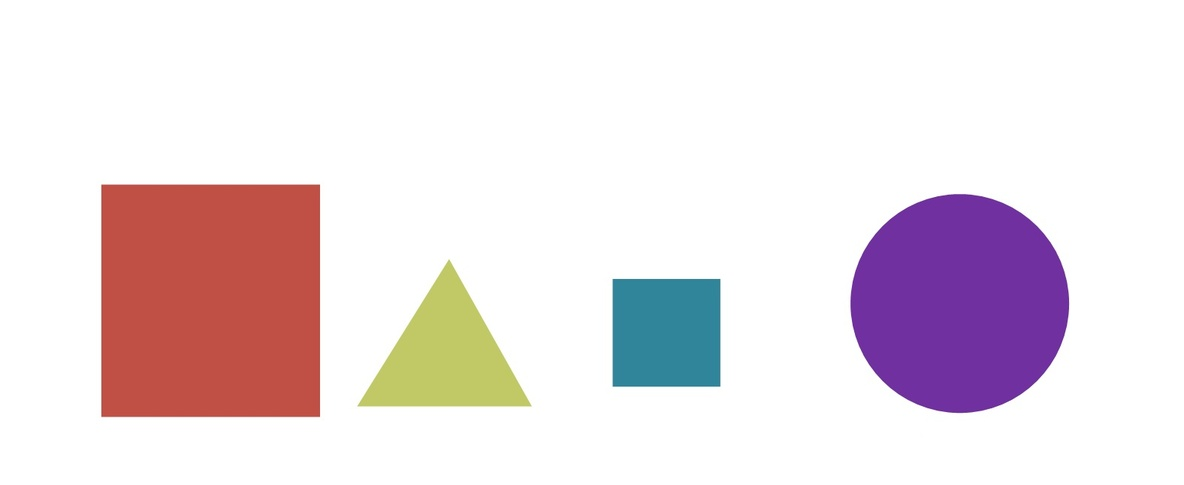
#> input picture SRC/images/bunchofshapes.jpg, 1184 x 485 px, shrunk from 1576 x 645 before the run
$ python 2_moments_sorting_approximating.py
#> lines starting #> are read from the running program, lines starting #| are printed output that depends on the picture; after the words box and inside, x2 and y2 are one past the last pixel; in counts of white or black regions, pixels touching at a corner belong together
import cv2
from matplotlib import pyplot as plt

"""
In this lesson we'll learn to:

    1: Sort Contours by Area
    2: Sort by Left to Right (Great for OCR)
    3: Approximate Contours
    4: Convex Hull
    5: Matching Contours

"""


# Define our imshow function
def imshow(title="Image", img=None, size=10, save=True):
    # we have added the size parameter to control de fig-size of the image while plotting with matplotlib, for that
    # we obtain the aspect ratio of the image dividing the width by the height.
    h, w = img.shape[0], img.shape[1]
    aspect_ratio = w / h
    plt.figure(figsize=(size * aspect_ratio, size))
    plt.imshow(cv2.cvtColor(img, cv2.COLOR_BGR2RGB))
    plt.axis('off')
    plt.title(title)
    if save:
        plt.savefig(f"../outputs/c2_image_segmentation/2_moments_sorting_approximating/{title}.png")
    plt.show()


# ----------------------------------------
#       1: Sort Contours by Area
# ----------------------------------------

# Load our image
image = cv2.imread('../../SRC/images/bunchofshapes.jpg')
#> image is the input picture: shape (485, 1184, 3); mean B, G, R 226.8, 222.3, 234.4
imshow('Original Image', image)

# Grayscale our image
gray = cv2.cvtColor(image, cv2.COLOR_BGR2GRAY)

# Find Canny edges
edged = cv2.Canny(gray, 50, 200)
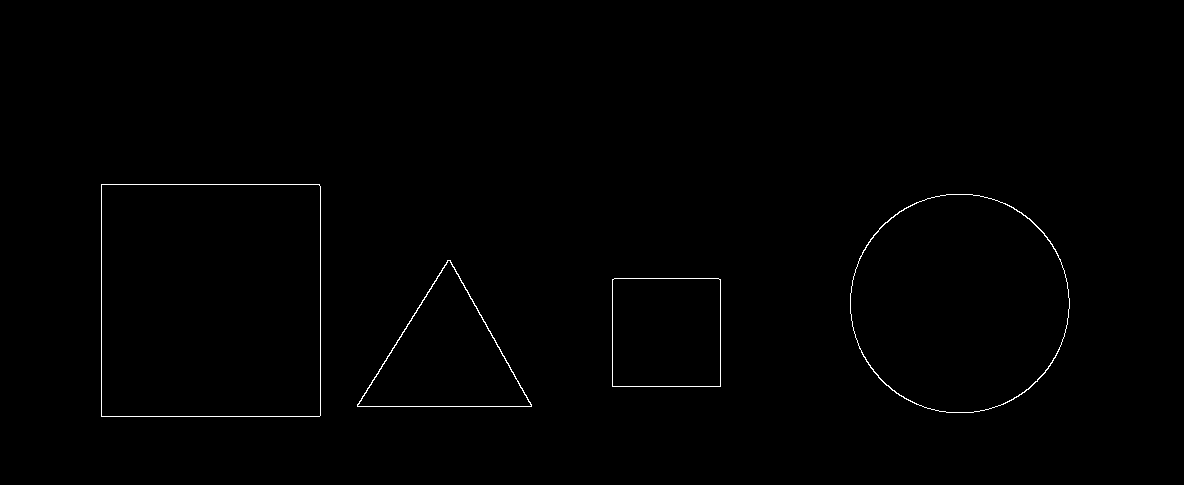
#> edged: shape (485, 1184); 0.48% white in thin lines or dots, all inside (x1, y1, x2, y2) = (101, 184, 1070, 417)
imshow('Canny Edges', edged)

# Find contours and print how many were found
contours, hierarchy = cv2.findContours(edged.copy(), cv2.RETR_EXTERNAL, cv2.CHAIN_APPROX_NONE)
#> contours = 4 contours; box (x1, y1, x2, y2) and area: (101, 184, 321, 417) 50806, (850, 194, 1070, 413) 37632, (357, 260, 532, 407) 12974, (612, 278, 721, 387) 11661
print("Number of contours found = ", len(contours))
#| Number of contours found =  4

# Draw all contours over blank image
cv2.drawContours(image, contours, -1, (0, 255, 0), 3)
#> image: shape (485, 1184, 3); 2.1% of pixels changed, all inside (x1, y1, x2, y2) = (99, 182, 1072, 419)
imshow('All Contours', image)


# Function we'll use to display contour area

def get_contour_areas(contours):
    """returns the areas of all contours as list"""
    all_areas = []
    for cnt in contours:
        area = cv2.contourArea(cnt)
        all_areas.append(area)
#> this loop made 4 passes
#> area on passes 1 to 4: 11661, 12974.5, 37631.5, 50806
#> after the loop, all_areas = [11661, 12974.5, 37631.5, 50806]
    return all_areas


image = cv2.imread('../../SRC/images/bunchofshapes.jpg')

# Let's print the areas of the contours before sorting
print("Contour Areas before sorting...")
print(get_contour_areas(contours))
#| [11661.0, 12974.5, 37631.5, 50806.0]

# Sort contours large to small by area
sorted_contours = sorted(contours, key=cv2.contourArea, reverse=True)
#> sorted_contours has the same summary as contours

print("Contour Areas after sorting...")
print(get_contour_areas(sorted_contours))
#> the loop in get_contour_areas (call 2), `for cnt in contours:` made 4 passes
#| [50806.0, 37631.5, 12974.5, 11661.0]

# Iterate over our contours and draw one at a time
for (i, c) in enumerate(sorted_contours):
    M = cv2.moments(c)
    cx = int(M['m10'] / M['m00'])
    cy = int(M['m01'] / M['m00'])
    cv2.putText(image, str(i + 1), (cx, cy), cv2.FONT_HERSHEY_SIMPLEX, 2, (0, 255, 0), 3)
    cv2.drawContours(image, [c], -1, (255, 0, 0), 3)
#> this loop made 4 passes
#> (cx, cy) on passes 1 to 4: (210, 300), (959, 303), (445, 356), (666, 332)

imshow('Contours by area', image)


# ----------------------------------------
#       2: Sort by Left to Right (Great for OCR)
# ----------------------------------------

# Functions we'll use for sorting by position
def x_cord_contour(contours):
    """Returns the X cordinate for the contour centroid"""
    if cv2.contourArea(contours) > 10:
        M = cv2.moments(contours)
        return int(M['m10'] / M['m00'])
    else:
        pass


def label_contour_center(image, c):
    """Places a red circle on the centers of contours"""
    M = cv2.moments(c)
    cx = int(M['m10'] / M['m00'])
    cy = int(M['m01'] / M['m00'])

    # Draw the contour number on the image
    cv2.circle(image, (cx, cy), 10, (0, 0, 255), -1)
    return image


image = cv2.imread('../../SRC/images/bunchofshapes.jpg')
orginal_image = image.copy()

# Computer Center of Mass or centroids and draw them on our image
for (i, c) in enumerate(contours):
    orig = label_contour_center(image, c)
#> this loop made 4 passes
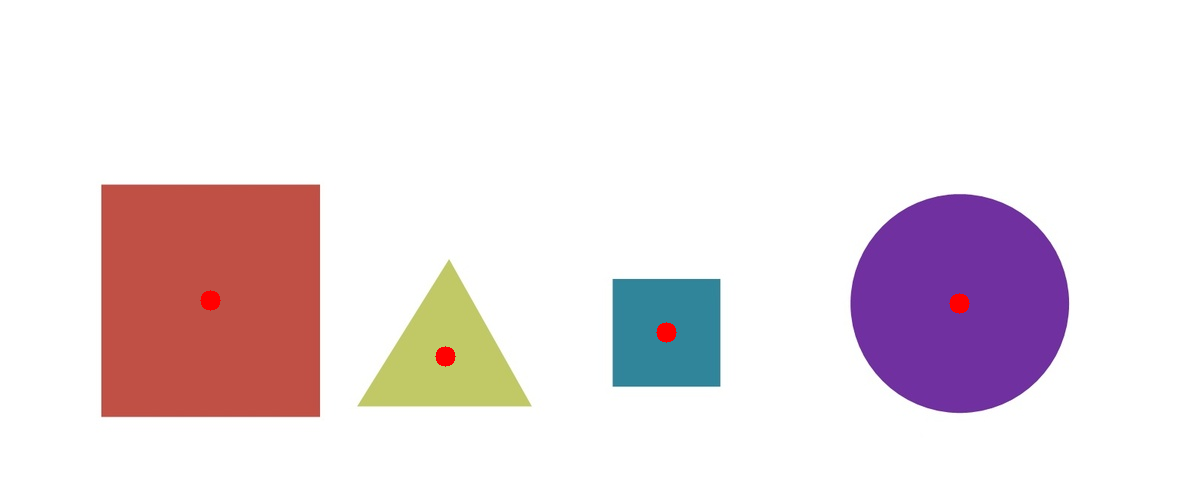
#> image: shape (485, 1184, 3); 0.22% of pixels changed, all inside (x1, y1, x2, y2) = (200, 290, 970, 367)

# Showing the Contour centers
imshow("Sorting Left to Right - center", image)

# Sort by left to right using our x_cord_contour function
contours_left_to_right = sorted(contours, key=x_cord_contour, reverse=False)
#> in x_cord_contour, `M = cv2.moments(contours)`: M = moments, m00 11661, centre m10/m00, m01/m00 = (666, 332)
#> contours_left_to_right has the same summary as contours

# Labeling Contours left to right
for (i, c) in enumerate(contours_left_to_right):
    cv2.drawContours(orginal_image, [c], -1, (0, 0, 255), 3)
    M = cv2.moments(c)
    cx = int(M['m10'] / M['m00'])
    cy = int(M['m01'] / M['m00'])
    cv2.putText(orginal_image, str(i + 1), (cx, cy), cv2.FONT_HERSHEY_SIMPLEX, 2, (0, 255, 0), 3)
    (x, y, w, h) = cv2.boundingRect(c)
#> this loop made 4 passes
#> (cx, cy, x, y, w, h) on passes 1 to 4: (210, 300, 101, 184, 220, 233), (445, 356, 357, 260, 175, 147), (666, 332, 612, 278, 109, 109), (959, 303, 850, 194, 220, 219)

imshow('Sorting Left to Right', orginal_image)

# ----------------------------------------
#       3: Approximate Contours
# ----------------------------------------

"""
Using ApproxPolyDP to approximate contours as a more defined shape
It approximates a contour shape to another shape with less number of vertices depending upon the precision we specify.

cv2.approxPolyDP(contour, Approximation Accuracy, Closed)

    - contour – is the individual contour we wish to approximate
    - Approximation Accuracy – Important parameter is determining the accuracy of the approximation.
      Small values give precise- approximations, large values give more generic approximation. A good rule of thumb is
      less than 5% of the contour perimeter
    - Closed – a Boolean value that states whether the approximate contour should be open or closed
"""

# Load image and keep a copy
image = cv2.imread('../../SRC/images/house.jpg')
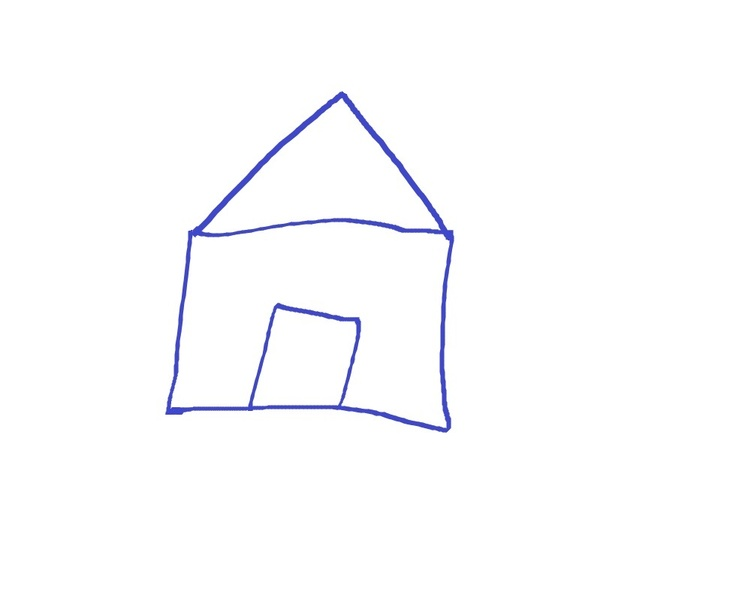
#> input picture SRC/images/house.jpg, 751 x 601 px, shrunk from 1000 x 800 before the run
#> image is the input picture: shape (601, 751, 3); mean B, G, R 253.6, 252, 251.9
orig_image = image.copy()
imshow('Original House Image', orig_image)

# Grayscale and binarize
gray = cv2.cvtColor(image, cv2.COLOR_BGR2GRAY)
#> gray: shape (601, 751)
ret, thresh = cv2.threshold(gray, 127, 255, cv2.THRESH_BINARY_INV)
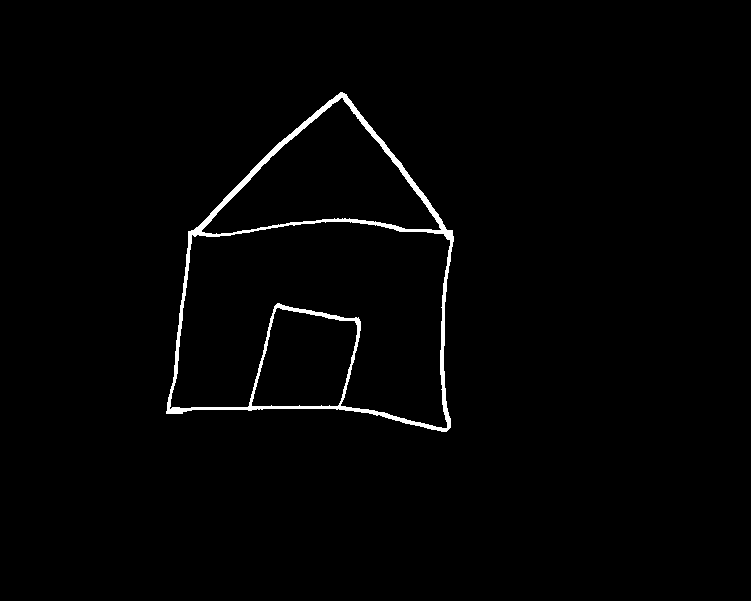
#> thresh: shape (601, 751); 1.4% white; 1 white region

# Find contours
contours, hierarchy = cv2.findContours(thresh.copy(), cv2.RETR_LIST, cv2.CHAIN_APPROX_NONE)
#> contours = 4 contours; box (x1, y1, x2, y2) and area: (166, 92, 454, 432) 67484, (169, 221, 451, 429) 38912, (201, 97, 442, 235) 15759, (251, 307, 358, 407) 8022
copy = image.copy()

# Iterate through each contour
for c in contours:
    x, y, w, h = cv2.boundingRect(c)
    cv2.rectangle(orig_image, (x, y), (x + w, y + h), (0, 0, 255), 2)
    cv2.drawContours(image, [c], 0, (0, 255, 0), 2)
#> this loop made 4 passes
#> (x, y, w, h) on passes 1 to 4: (251, 307, 107, 100), (169, 221, 282, 208), (201, 97, 241, 138), (166, 92, 288, 340)
#> image: shape (601, 751, 3); 2.1% of pixels changed, all inside (x1, y1, x2, y2) = (165, 91, 455, 433)
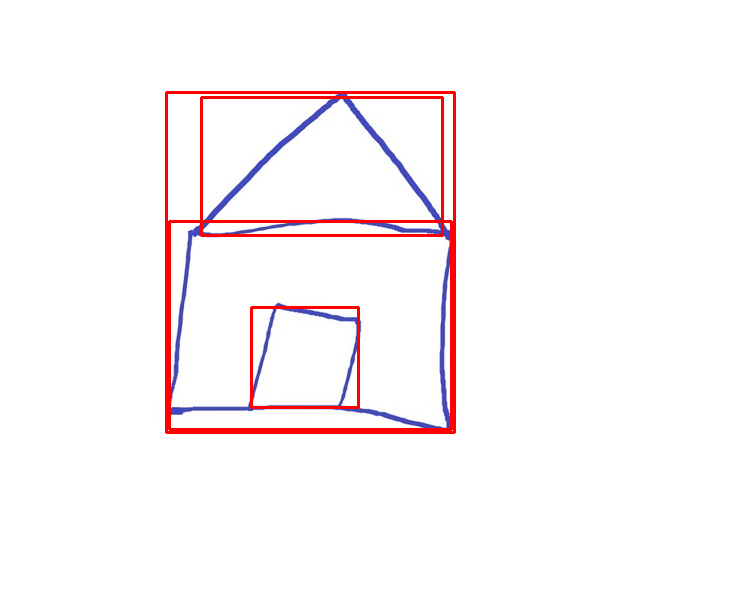
#> orig_image: shape (601, 751, 3); 2.26% of pixels changed, all inside (x1, y1, x2, y2) = (165, 91, 456, 434)

imshow('Drawing of Contours', image)
imshow('Bounding Rectangles', orig_image)
# Iterate through each contour and compute the approx contour
for c in contours:
    # Calculate accuracy as a percent of the contour perimeter
    accuracy = 0.03 * cv2.arcLength(c, True)
    approx = cv2.approxPolyDP(c, accuracy, True)
    cv2.drawContours(copy, [approx], 0, (0, 255, 0), 2)
#> this loop made 4 passes
#> (accuracy, approx) on passes 1, 3: (11.29, [[277, 307], [355, 321], [337, 406], [251, 405]]), (19.02, [[441, 229], [201, 231], [341, 97]])
#> accuracy on passes 2, 4: 34.72, 32.96
#> copy: shape (601, 751, 3); 1.98% of pixels changed, all inside (x1, y1, x2, y2) = (165, 93, 454, 429)

imshow('Approx Poly DP', copy)

# ----------------------------------------
#       4: Convex Hull
# ----------------------------------------

"""
Convex Hull will look similar to contour approximation, but it is not (Both may provide the same results in some cases).

The cv2.convexHull() function checks a curve for convexity defects and corrects it. Generally speaking, convex curves
are the curves which are always bulged out, or at-least flat. And if it is bulged inside, it is called convexity
defects. For example, check the below image of hand. Red line shows the convex hull of hand. The double-sided arrow
marks shows the convexity defects, which are the local maximum deviations of hull from contours
"""

image = cv2.imread('../../SRC/images/hand.jpg')
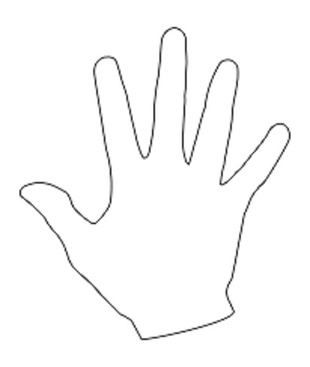
#> input picture SRC/images/hand.jpg, 310 x 367 px, shrunk from 412 x 488 before the run
#> image is the input picture: shape (367, 310, 3); min 27, max 255, mean 250.2
orginal_image = image.copy()
gray = cv2.cvtColor(image, cv2.COLOR_BGR2GRAY)
#> gray: shape (367, 310)

imshow('Original Hand Image', image)

# Threshold the image
ret, thresh = cv2.threshold(gray, 176, 255, 0)
#> thresh: shape (367, 310); 97.2% white; black in thin lines or dots, all inside (x1, y1, x2, y2) = (19, 27, 291, 340)

# Find contours
contours, hierarchy = cv2.findContours(thresh.copy(), cv2.RETR_LIST, cv2.CHAIN_APPROX_NONE)
#> contours = 3 contours; box (x1, y1, x2, y2) and area: (0, 0, 310, 367) 113094, (18, 26, 292, 341) 38998, (21, 29, 289, 338) 34424
cv2.drawContours(image, contours, 0, (0, 255, 0), 2)
#> image: shape (367, 310, 3); 4.48% of pixels changed, all inside (x1, y1, x2, y2) = (20, 28, 290, 339)
imshow('Contours of Hand', image)

# Sort Contours by area and then remove the largest frame contour
n = len(contours) - 1
#> n = 2
contours = sorted(contours, key=cv2.contourArea, reverse=False)[:n]
#> contours = 2 contours; box (x1, y1, x2, y2) and area: (18, 26, 292, 341) 38998, (21, 29, 289, 338) 34424

# Iterate through contours and draw the convex hull
for c in contours:
    hull = cv2.convexHull(c)
    cv2.drawContours(orginal_image, [hull], 0, (0, 255, 0), 2)
#> this loop made 2 passes
#> orginal_image: shape (367, 310, 3)

imshow('Convex Hull', orginal_image)

# ----------------------------------------
#       5: Matching Contours
# ----------------------------------------

# Load the shape template or reference image
template = cv2.imread('../../SRC/images/4star.jpg', 0)
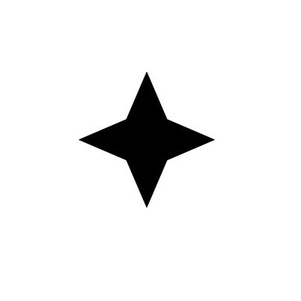
#> input picture SRC/images/4star.jpg, 301 x 301 px, shrunk from 400 x 400 before the run
#> template is the input picture: shape (301, 301); min 0, max 255, mean 239.2
imshow('Template', template)

# Load the target image with the shapes we're trying to match
target = cv2.imread('../../SRC/images/shapestomatch.jpg')
#> (the run stopped early here; a loop or call above may not have finished)
